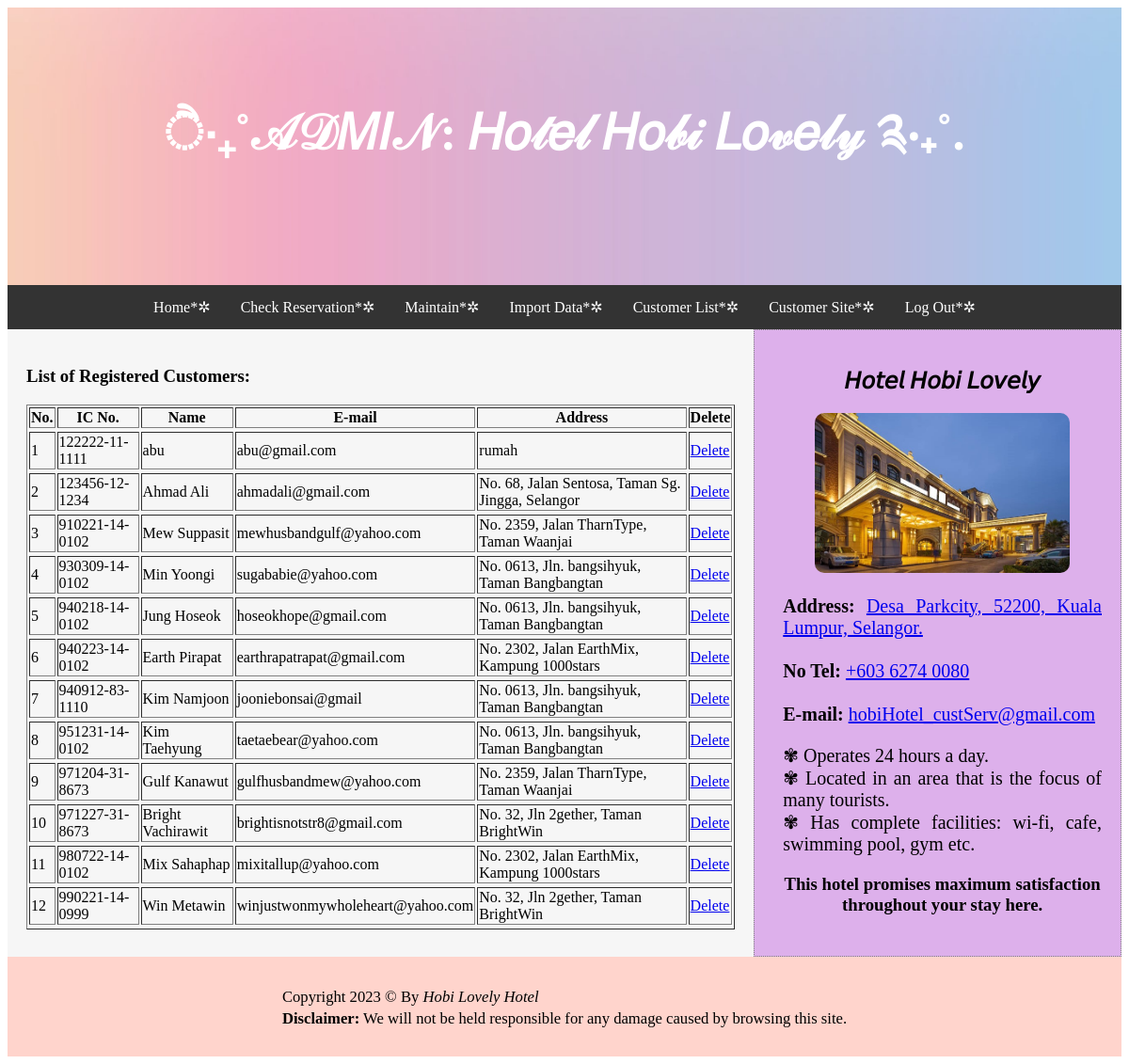
/admin/senaraipelanggan.php (signed in), run on the app's committed database.
### tables this page shows
CREATE TABLE `client` (
  `noic` char(14) NOT NULL,
  `nama` char(100) NOT NULL,
  `alamat` char(250) NOT NULL,
  `email` char(100) NOT NULL
);

### admin/paparpelanggan.php (the view, shortened to what this page needs)
<h3>List of Registered Customers:</h3>
<table border="1">
	<tr>
		<th>No.</th>
		<th>IC No.</th>
		<th>Name</th>
		<th>E-mail</th>
		<th>Address</th>
		<th>Delete</th>
	<tr>
<?php
include 'capaian.php';
$SQL="SELECT* FROM client ORDER BY noic LIMIT 25";
$panggil=mysqli_query($connect,$SQL);
$i=0;
while($data=mysqli_fetch_array($panggil)){
	$noic=$data['noic'];
	$nama=$data['nama'];
	$email=$data['email'];
	$alamat=$data['alamat'];
	$i++;
	echo "<tr>
		<td>$i</td>
		<td>$noic</td>
		<td>$nama</td>
		<td>$email</td>
		<td>$alamat</td>
		<td><a href='deletepelanggan.php?noic=$noic'>Delete</a></td>
	<tr>";
}
?>
</table>

### admin/style1.css (style rules this page uses)
* { box-sizing: border-box; }
body { font-family: Garamond, serif; }

### data on the page
client: noic "122222-11-1111", nama "abu", email "abu@gmail.com", alamat "rumah"
client: noic "123456-12-1234", nama "Ahmad Ali", email "ahmadali@gmail.com", alamat "No. 68, Jalan Sentosa, Taman Sg. Jingga, Selangor"
client: noic "910221-14-0102", nama "Mew Suppasit", email "mewhusbandgulf@yahoo.com", alamat "No. 2359, Jalan TharnType, Taman Waanjai"
client: noic "930309-14-0102", nama "Min Yoongi", email "sugababie@yahoo.com", alamat "No. 0613, Jln. bangsihyuk, Taman Bangbangtan"
client: noic "940218-14-0102", nama "Jung Hoseok", email "hoseokhope@gmail.com", alamat "No. 0613, Jln. bangsihyuk, Taman Bangbangtan"
client: noic "940223-14-0102", nama "Earth Pirapat", email "earthrapatrapat@gmail.com", alamat "No. 2302, Jalan EarthMix, Kampung 1000stars"
client: noic "940912-83-1110", nama "Kim Namjoon", email "jooniebonsai@gmail", alamat "No. 0613, Jln. bangsihyuk, Taman Bangbangtan"
client: noic "951231-14-0102", nama "Kim Taehyung", email "taetaebear@yahoo.com", alamat "No. 0613, Jln. bangsihyuk, Taman Bangbangtan"
client: noic "971204-31-8673", nama "Gulf Kanawut", email "gulfhusbandmew@yahoo.com", alamat "No. 2359, Jalan TharnType, Taman Waanjai"
client: noic "971227-31-8673", nama "Bright Vachirawit", email "brightisnotstr8@gmail.com", alamat "No. 32, Jln 2gether, Taman BrightWin"
client: noic "980722-14-0102", nama "Mix Sahaphap", email "mixitallup@yahoo.com", alamat "No. 2302, Jalan EarthMix, Kampung 1000stars"
client: noic "990221-14-0999", nama "Win Metawin", email "winjustwonmywholeheart@yahoo.com", alamat "No. 32, Jln 2gether, Taman BrightWin"
